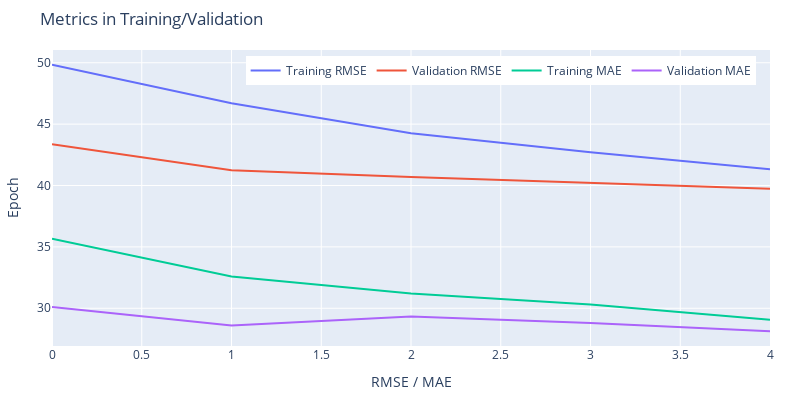

Source (notebook cell):
### Code cell
def plotMetrics(train_rmse, validation_rmse, train_mae, validation_mae):
    epochs_list = np.arange(0, 50)
    fig = go.Figure()
    trace1 = go.Scatter(x=epochs_list, y=train_rmse, name="Training RMSE", mode="lines")
    trace2 = go.Scatter(x=epochs_list, y=validation_rmse, name="Validation RMSE", mode="lines")
    trace3 = go.Scatter(x=epochs_list, y=train_mae, name="Training MAE", mode="lines")
    trace4 = go.Scatter(x=epochs_list, y=validation_mae, name="Validation MAE", mode="lines")

    fig.add_trace(trace1)
    fig.add_trace(trace2)
    fig.add_trace(trace3)
    fig.add_trace(trace4)
    fig.update_layout(
        title = "Metrics in Training/Validation",
        xaxis_title = "RMSE / MAE",
        yaxis_title = "Epoch",
        width = 800,
        height = 400,
        margin = dict(l=40, r=30, t=50, b=30),
        legend = dict(
            orientation = "h",
            yanchor = "top",
            y = .98,
            xanchor = "right",
            x = .98
        ) 
    )
    fig.show()
plotMetrics(train_history.history["root_mean_squared_error"], train_history.history["val_root_mean_squared_error"], train_history.history["mean_absolute_error"], train_history.history["val_mean_absolute_error"])

### Figure 1 — Plotly figure (JSON) as saved in the notebook; plotly's stock layout.template omitted (floating-point values rounded to 4 significant figures)
{"data": [{"mode": "lines", "name": "Training RMSE", "type": "scatter", "x": [0, 1, 2, 3, 4, 5, 6, 7, 8, 9, 10, 11, 12, 13, 14, 15, 16, 17, 18, 19, 20, 21, 22, 23, 24, 25, 26, 27, 28, 29, 30, 31, 32, 33, 34, 35, 36, 37, 38, 39, 40, 41, 42, 43, 44, 45, 46, 47, 48, 49], "y": [49.83, 46.7, 44.25, 42.71, 41.33]}, {"mode": "lines", "name": "Validation RMSE", "type": "scatter", "x": [0, 1, 2, 3, 4, 5, 6, 7, 8, 9, 10, 11, 12, 13, 14, 15, 16, 17, 18, 19, 20, 21, 22, 23, 24, 25, 26, 27, 28, 29, 30, 31, 32, 33, 34, 35, 36, 37, 38, 39, 40, 41, 42, 43, 44, 45, 46, 47, 48, 49], "y": [43.36, 41.25, 40.7, 40.24, 39.74]}, {"mode": "lines", "name": "Training MAE", "type": "scatter", "x": [0, 1, 2, 3, 4, 5, 6, 7, 8, 9, 10, 11, 12, 13, 14, 15, 16, 17, 18, 19, 20, 21, 22, 23, 24, 25, 26, 27, 28, 29, 30, 31, 32, 33, 34, 35, 36, 37, 38, 39, 40, 41, 42, 43, 44, 45, 46, 47, 48, 49], "y": [35.66, 32.59, 31.2, 30.31, 29.07]}, {"mode": "lines", "name": "Validation MAE", "type": "scatter", "x": [0, 1, 2, 3, 4, 5, 6, 7, 8, 9, 10, 11, 12, 13, 14, 15, 16, 17, 18, 19, 20, 21, 22, 23, 24, 25, 26, 27, 28, 29, 30, 31, 32, 33, 34, 35, 36, 37, 38, 39, 40, 41, 42, 43, 44, 45, 46, 47, 48, 49], "y": [30.1, 28.6, 29.33, 28.81, 28.13]}], "layout": {"height": 400, "legend": {"orientation": "h", "x": 0.98, "xanchor": "right", "y": 0.98, "yanchor": "top"}, "margin": {"b": 30, "l": 40, "r": 30, "t": 50}, "title": {"text": "Metrics in Training/Validation"}, "width": 800, "xaxis": {"title": {"text": "RMSE / MAE"}}, "yaxis": {"title": {"text": "Epoch"}}}}
